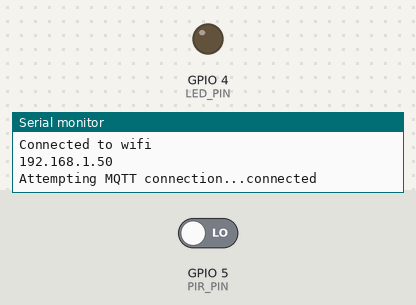
Simulated run of this sketch. Board: ESP8266 (NodeMCU). Parts: output pins drawn as LEDs (lit = HIGH), the last lines printed to the serial monitor. The inputs (shaded band) are chosen by the test bench; at power-on: GPIO 5 (PIR_PIN) LOW. WiFi joins after 1.5 s; servers stay silent unless stated; random numbers use the default seed unless the sketch sets one; no MQTT or app messages arrive unless stated.

Above: at 3.2 s.
3.3 s: GPIO 5 (PIR_PIN) driven HIGH
At 4.4 s:
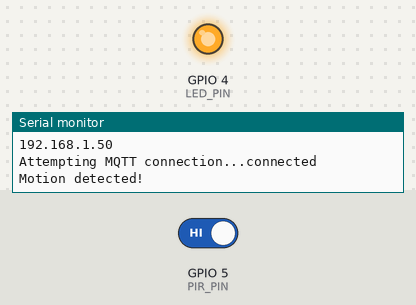
Timing chart, 0 to 6.3 s (numbered marks = the images above; inputs shaded):
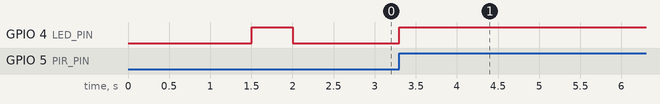

The sketch:

toilaser.ino
```cpp
#include <ESP8266WiFi.h>
#include <PubSubClient.h>

#define LED_PIN 4 // D2
#define PIR_PIN 5 // D1
#define MQTT_TOPIC "toilaser"

// WiFi and MQTT setup
const char* ssid = ""; // your wifi name
const char* password = ""; // your wifi password
const char* mqtt_server = ""; // the ip address of your rpi
const char* toilaser_location = "0"; // this needs to be a single char increment for every bathroom

int pirState = LOW;
int val = 0;

WiFiClient espClient;
PubSubClient client(espClient);

void callback(char* topic, byte* payload, unsigned int length) {
    // used to act on messages from the MQTT server
    // we're not actually going to end up using this
    for (int i=0;i<length;i++) {
        char receivedChar = (char)payload[i];
        Serial.print(receivedChar);
        if (receivedChar == '0'){
            // turn off
        }
        else if (receivedChar == '1') {
            // turn back on
        }
    }
    Serial.println();
}

void reconnect() {
    // attempt to connect to MQTT
    while (!client.connected()) {
        Serial.print("Attempting MQTT connection...");
        // assign random client ID to avoid collisions
        // adapted from: https://github.com/knolleary/pubsubclient/blob/master/examples/mqtt_esp8266/mqtt_esp8266.ino
        String clientID = "toilaser-";
        clientID += String(toilaser_location);
        clientID += String(random(0xffff), HEX);

        if (client.connect(clientID.c_str())) {
            Serial.println("connected");
            client.subscribe(MQTT_TOPIC);
        } else {
            // keep trying to connect
            Serial.print("failed, rc=");
            Serial.print(client.state());
            Serial.println(" try again in 5 seconds");
            delay(5000);
        }
    }
}

void setup() {
    // connect to WiFi
    WiFi.mode(WIFI_STA);
    WiFi.begin(ssid, password);
    while (WiFi.status() != WL_CONNECTED) { delay(500); }
    Serial.println("Connected to wifi");
    Serial.println(WiFi.localIP());

    // connect to MQTT
    client.setServer(mqtt_server, 1883);
    client.setCallback(callback);

    pinMode(LED_PIN, OUTPUT);
    pinMode(PIR_PIN, INPUT);

    Serial.begin(9600);

    // cycle laser so we know it's working
    digitalWrite(LED_PIN, HIGH);
    delay(500);
    digitalWrite(LED_PIN, LOW);
}

void loop() {
    // reconnect to MQTT if disconnect occured
    if (!client.connected()) {
        reconnect();
    }
    client.loop();

    // laser loop
    // adapted from: https://learn.adafruit.com/pir-passive-infrared-proximity-motion-sensor/using-a-pir-w-arduino
    val = digitalRead(PIR_PIN);
    if (val == HIGH) {
        digitalWrite(LED_PIN, HIGH);
        if (pirState == LOW) {
            Serial.println("Motion detected!");
            pirState = HIGH;
            client.publish(MQTT_TOPIC, toilaser_location);

            delay(5*1000*60); // "debounce" with 5 minute wait
        }
    } else {
        digitalWrite(LED_PIN, LOW);
        if (pirState == HIGH){
            Serial.println("Motion ended!");
            pirState = LOW;
        }
    }
}
```

Measured:
- after the input at 3.3 s, GPIO 4 (LED_PIN): LOW → HIGH at once
